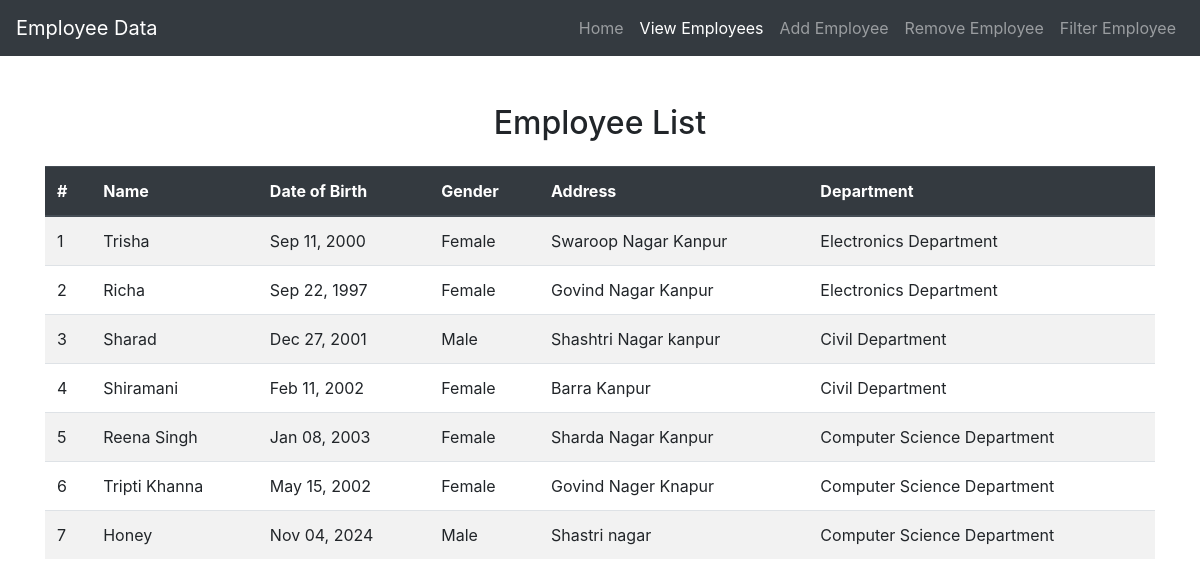
/view_employees/, run on the app's committed database.
### emp_app/models.py (models this page shows, shortened)
class Employee(models.Model):
    name = models.CharField(max_length=100) #to store  name
    dob = models.DateField() #to store dates
    gender = models.CharField(max_length=10, choices=[('M', 'Male'), ('F', 'Female'), ('O', 'Other')])
    address = models.TextField()
    department = models.ForeignKey(Department, on_delete=models.CASCADE)

class Department(models.Model):
    name = models.CharField(max_length=100) #to store name
    location = models.CharField(max_length=100)
    total_headcount = models.IntegerField()

### emp_app/views.py (the view)
# urls.py: path('view_employees/', views.view_employees, name='view_employees'),  # URL for viewing employees
def view_employees(request):
    employees = Employee.objects.all()
    return render(request, 'view_employees.html', {'employees': employees})

### emp_app/templates/view_employees.html (shortened to what this page needs)
<!DOCTYPE html>
<html lang="en">
<head>
    <link rel="stylesheet" href="https://stackpath.bootstrapcdn.com/bootstrap/4.5.2/css/bootstrap.min.css">
</head>
<body>
    <nav class="navbar navbar-expand-lg navbar-dark bg-dark">
        <a class="navbar-brand" href="{% url 'index' %}">Employee Data</a>
        <div class="collapse navbar-collapse" id="navbarNav">
            <ul class="navbar-nav ml-auto">
                <li class="nav-item">
                    <a class="nav-link" href="{% url 'index' %}">Home</a>
                </li>
                <li class="nav-item">
                    <a class="nav-link active" href="{% url 'view_employees' %}">View Employees</a>
                </li>
                <li class="nav-item">
                    <a class="nav-link" href="{% url 'add_employee' %}">Add Employee</a>
                </li>
                <li class="nav-item">
                    <a class="nav-link" href="{% url 'remove_employee' %}">Remove Employee</a>
                </li>
                <li class="nav-item">
                    <a class="nav-link" href="{% url 'filter_employee' %}">Filter Employee</a>
                </li>
            </ul>
        </div>
    </nav>
    <div class="container mt-5">
        <h2 class="text-center">Employee List</h2>
        {% if employees %}
            <table class="table table-striped mt-4">
                <thead class="thead-dark">
                    <tr>
                        <th>#</th>
                        <th>Name</th>
                        <th>Date of Birth</th>
                        <th>Gender</th>
                        <th>Address</th>
                        <th>Department</th>
                    </tr>
                </thead>
                <tbody>
                    {% for employee in employees %}
                        <tr>
                            <td>{{ forloop.counter }}</td>
                            <td>{{ employee.name }}</td>
                            <td>{{ employee.dob|date:"M d, Y" }}</td>
                            <td>{{ employee.get_gender_display }}</td>
                            <td>{{ employee.address }}</td>
                            <td>{{ employee.department.name }}</td>
                        </tr>
                    {% endfor %}
                </tbody>
            </table>
        {% else %}
            <div class="alert alert-warning text-center" role="alert">
                No employees found.
            </div>
        {% endif %}
    </div>
</body>
</html>

### data on the page
Employee: name "Trisha", dob "Sep 11, 2000", gender "Female", address "Swaroop Nagar Kanpur", department.name "Electronics Department"
Employee: name "Richa", dob "Sep 22, 1997", gender "Female", address "Govind Nagar Kanpur", department.name "Electronics Department"
Employee: name "Sharad", dob "Dec 27, 2001", gender "Male", address "Shashtri Nagar kanpur", department.name "Civil Department"
Employee: name "Shiramani", dob "Feb 11, 2002", gender "Female", address "Barra Kanpur", department.name "Civil Department"
Employee: name "Reena Singh", dob "Jan 08, 2003", gender "Female", address "Sharda Nagar Kanpur", department.name "Computer Science Department"
Employee: name "Tripti Khanna", dob "May 15, 2002", gender "Female", address "Govind Nager Knapur", department.name "Computer Science Department"
Employee: name "Honey", dob "Nov 04, 2024", gender "Male", address "Shastri nagar", department.name "Computer Science Department"
